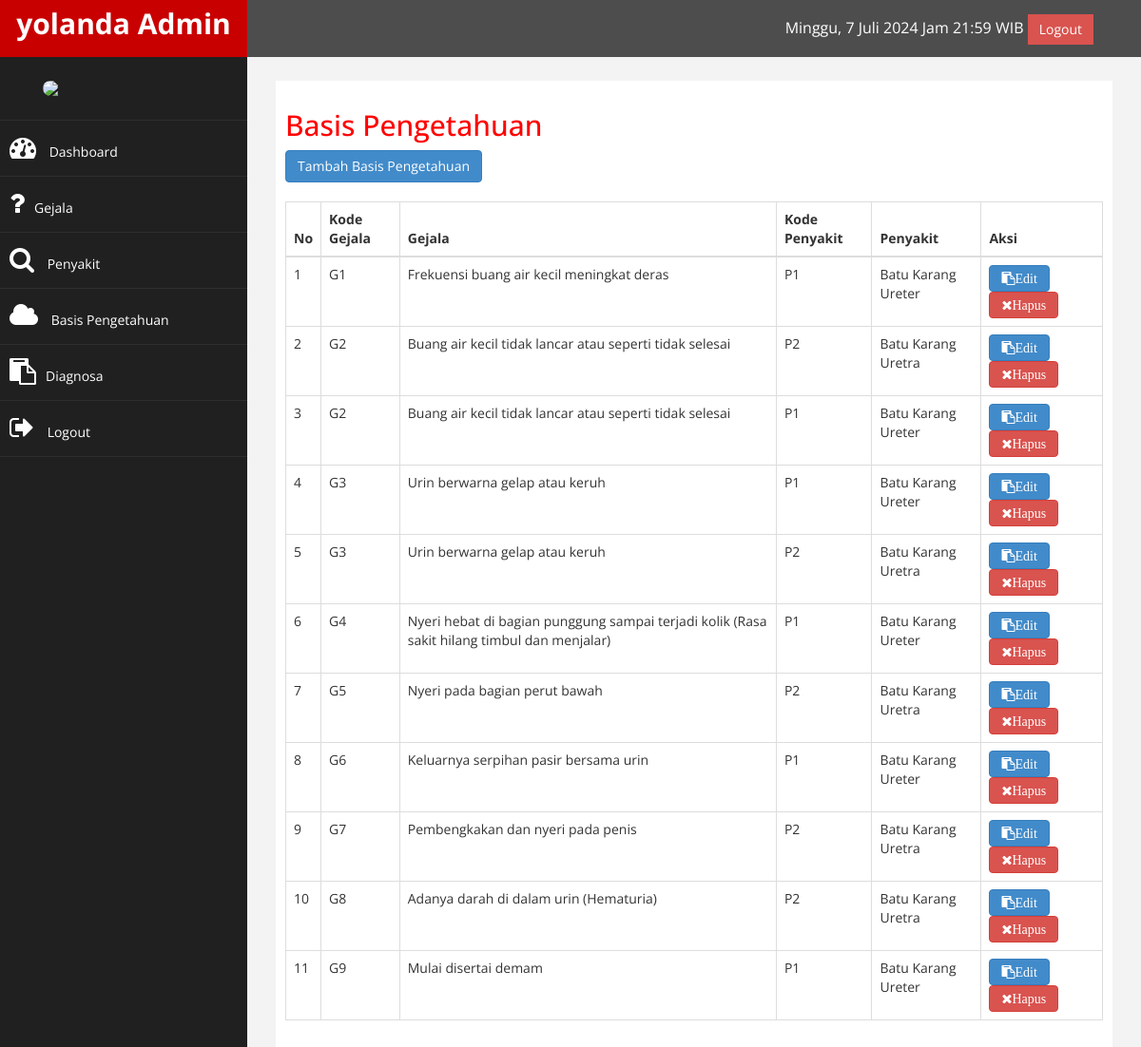
The page /admin/index.php?halaman=rule (signed in) on the database its author committed.
### tables this page shows
CREATE TABLE IF NOT EXISTS `rule` (
  `id_rule` int(11) NOT NULL AUTO_INCREMENT,
  `id_gejala` int(11) NOT NULL DEFAULT 0,
  `id_penyakit` int(11) NOT NULL DEFAULT 0,
  PRIMARY KEY (`id_rule`),
  KEY `fk_rule_gejala` (`id_gejala`),
  KEY `fk_rule_penyakit` (`id_penyakit`),
  CONSTRAINT `fk_rule_gejala` FOREIGN KEY (`id_gejala`) REFERENCES `gejala` (`id_gejala`) ON DELETE CASCADE ON UPDATE CASCADE,
  CONSTRAINT `fk_rule_penyakit` FOREIGN KEY (`id_penyakit`) REFERENCES `penyakit` (`id_penyakit`) ON DELETE CASCADE ON UPDATE CASCADE
);

CREATE TABLE IF NOT EXISTS `gejala` (
  `id_gejala` int(11) NOT NULL AUTO_INCREMENT,
  `kode_gejala` varchar(50) NOT NULL,
  `nama_gejala` varchar(255) NOT NULL,
  `nilai_ds` float NOT NULL,
  PRIMARY KEY (`id_gejala`)
);

CREATE TABLE IF NOT EXISTS `penyakit` (
  `id_penyakit` int(11) NOT NULL AUTO_INCREMENT,
  `kode_penyakit` varchar(255) NOT NULL,
  `nama_penyakit` varchar(255) NOT NULL,
  `solusi` text NOT NULL,
  PRIMARY KEY (`id_penyakit`)
);

### admin/rule.php (the view)
<h2>Basis Pengetahuan</h2>
<a href="index.php?halaman=ruletambah" class="btn-primary btn">Tambah Basis Pengetahuan</a>
<br>
<br>
<table class="table table-bordered">
    <thead>
        <tr>
            <th>No</th>
            <th>Kode Gejala</th>
            <th>Gejala</th>
            <th>Kode Penyakit</th>
            <th>Penyakit</th>
            <th>Aksi</th>
        </tr>
    </thead>
    <tbody>
        <?php $nomor=1;?>
        <?php $ambil=$koneksi->query("SELECT * FROM rule
            INNER JOIN gejala ON rule.id_gejala=gejala.id_gejala
            JOIN penyakit ON rule.id_penyakit=penyakit.id_penyakit
        ");?>
        <?php while($pecah = $ambil->fetch_assoc()){?>
        <tr>
            <td><?php echo $nomor; ?></td>
            <td><?php echo $pecah['kode_gejala'];?></td>
            <td><?php echo $pecah['nama_gejala'];?></td>
            <td><?php echo $pecah['kode_penyakit'];?></td>
            <td><?php echo $pecah['nama_penyakit'];?></td>
             <td>
                <a href="index.php?halaman=ruleubah&id=<?php echo $pecah['id_rule'];?>" i class="fa fa-clipboard fa-1x btn-primary btn">Edit</a>
                <a href="index.php?halaman=rulehapus&id=<?php echo $pecah['id_rule'];?>" i class="fa fa-times fa-1x btn-danger btn" onclick="return confirm('Apakah yakin ingin menghapus data rule?');">Hapus</a>
            </td>
        </tr>
        <?php $nomor++;?>
        <?php }?>
    </tbody>
</table>

### assets/css/custom.css (style rules this page uses)
body { font-family: 'Open Sans', sans-serif; }
h2 { color: #f00; }

### rows shown on the page
rule: id_gejala.kode_gejala "G1", id_gejala.nama_gejala "Frekuensi buang air kecil meningkat deras", id_penyakit.kode_penyakit "P1", id_penyakit.nama_penyakit "Batu Karang Ureter"
rule: id_gejala.kode_gejala "G2", id_gejala.nama_gejala "Buang air kecil tidak lancar atau seperti tidak selesai", id_penyakit.kode_penyakit "P2", id_penyakit.nama_penyakit "Batu Karang Uretra"
rule: id_gejala.kode_gejala "G2", id_gejala.nama_gejala "Buang air kecil tidak lancar atau seperti tidak selesai", id_penyakit.kode_penyakit "P1", id_penyakit.nama_penyakit "Batu Karang Ureter"
rule: id_gejala.kode_gejala "G3", id_gejala.nama_gejala "Urin berwarna gelap atau keruh", id_penyakit.kode_penyakit "P1", id_penyakit.nama_penyakit "Batu Karang Ureter"
rule: id_gejala.kode_gejala "G3", id_gejala.nama_gejala "Urin berwarna gelap atau keruh", id_penyakit.kode_penyakit "P2", id_penyakit.nama_penyakit "Batu Karang Uretra"
rule: id_gejala.kode_gejala "G4", id_gejala.nama_gejala "Nyeri hebat di bagian punggung sampai terjadi kolik (Rasa sakit hilang timbul dan menjalar)", id_penyakit.kode_penyakit "P1", id_penyakit.nama_penyakit "Batu Karang Ureter"
rule: id_gejala.kode_gejala "G5", id_gejala.nama_gejala "Nyeri pada bagian perut bawah", id_penyakit.kode_penyakit "P2", id_penyakit.nama_penyakit "Batu Karang Uretra"
rule: id_gejala.kode_gejala "G6", id_gejala.nama_gejala "Keluarnya serpihan pasir bersama urin", id_penyakit.kode_penyakit "P1", id_penyakit.nama_penyakit "Batu Karang Ureter"
rule: id_gejala.kode_gejala "G7", id_gejala.nama_gejala "Pembengkakan dan nyeri pada penis", id_penyakit.kode_penyakit "P2", id_penyakit.nama_penyakit "Batu Karang Uretra"
rule: id_gejala.kode_gejala "G8", id_gejala.nama_gejala "Adanya darah di dalam urin (Hematuria)", id_penyakit.kode_penyakit "P2", id_penyakit.nama_penyakit "Batu Karang Uretra"
rule: id_gejala.kode_gejala "G9", id_gejala.nama_gejala "Mulai disertai demam", id_penyakit.kode_penyakit "P1", id_penyakit.nama_penyakit "Batu Karang Ureter"

### other values the page prints
$_SESSION['user']['nama_lengkap'] "yolanda"
